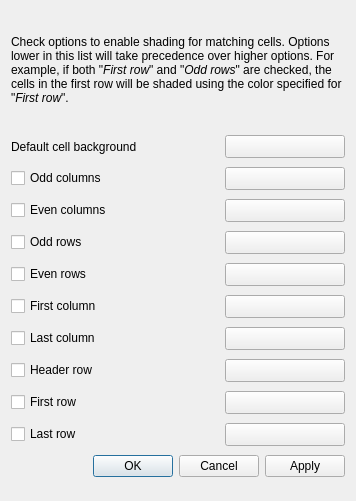
<?xml version="1.0" encoding="UTF-8"?>
<ui version="4.0">
 <class>QgsComposerTableBackgroundDialog</class>
 <widget class="QDialog" name="QgsComposerTableBackgroundDialog">
  <property name="geometry">
   <rect>
    <x>0</x>
    <y>0</y>
    <width>356</width>
    <height>501</height>
   </rect>
  </property>
  <property name="sizePolicy">
   <sizepolicy hsizetype="Expanding" vsizetype="Fixed">
    <horstretch>0</horstretch>
    <verstretch>0</verstretch>
   </sizepolicy>
  </property>
  <property name="windowTitle">
   <string>Table Background Colors</string>
  </property>
  <layout class="QGridLayout" name="gridLayout">
   <item row="14" column="0" colspan="2">
    <widget class="QCheckBox" name="mFirstRowCheckBox">
     <property name="text">
      <string>First row</string>
     </property>
    </widget>
   </item>
   <item row="13" column="0" colspan="2">
    <widget class="QCheckBox" name="mHeaderRowCheckBox">
     <property name="text">
      <string>Header row</string>
     </property>
    </widget>
   </item>
   <item row="15" column="2">
    <widget class="QgsColorButton" name="mLastRowColorButton">
     <property name="sizePolicy">
      <sizepolicy hsizetype="Fixed" vsizetype="Fixed">
       <horstretch>0</horstretch>
       <verstretch>0</verstretch>
      </sizepolicy>
     </property>
     <property name="minimumSize">
      <size>
       <width>120</width>
       <height>0</height>
      </size>
     </property>
     <property name="maximumSize">
      <size>
       <width>120</width>
       <height>16777215</height>
      </size>
     </property>
     <property name="text">
      <string/>
     </property>
    </widget>
   </item>
   <item row="7" column="2">
    <widget class="QgsColorButton" name="mEvenColumnsColorButton">
     <property name="sizePolicy">
      <sizepolicy hsizetype="Fixed" vsizetype="Fixed">
       <horstretch>0</horstretch>
       <verstretch>0</verstretch>
      </sizepolicy>
     </property>
     <property name="minimumSize">
      <size>
       <width>120</width>
       <height>0</height>
      </size>
     </property>
     <property name="maximumSize">
      <size>
       <width>120</width>
       <height>16777215</height>
      </size>
     </property>
     <property name="text">
      <string/>
     </property>
    </widget>
   </item>
   <item row="7" column="0" colspan="2">
    <widget class="QCheckBox" name="mEvenColumnsCheckBox">
     <property name="text">
      <string>Even columns</string>
     </property>
    </widget>
   </item>
   <item row="11" column="0" colspan="2">
    <widget class="QCheckBox" name="mFirstColumnCheckBox">
     <property name="text">
      <string>First column</string>
     </property>
    </widget>
   </item>
   <item row="10" column="0" colspan="2">
    <widget class="QCheckBox" name="mEvenRowsCheckBox">
     <property name="text">
      <string>Even rows</string>
     </property>
    </widget>
   </item>
   <item row="5" column="2">
    <widget class="QgsColorButton" name="mOddColumnsColorButton">
     <property name="sizePolicy">
      <sizepolicy hsizetype="Fixed" vsizetype="Fixed">
       <horstretch>0</horstretch>
       <verstretch>0</verstretch>
      </sizepolicy>
     </property>
     <property name="minimumSize">
      <size>
       <width>120</width>
       <height>0</height>
      </size>
     </property>
     <property name="maximumSize">
      <size>
       <width>120</width>
       <height>16777215</height>
      </size>
     </property>
     <property name="text">
      <string/>
     </property>
    </widget>
   </item>
   <item row="13" column="2">
    <widget class="QgsColorButton" name="mHeaderRowColorButton">
     <property name="sizePolicy">
      <sizepolicy hsizetype="Fixed" vsizetype="Fixed">
       <horstretch>0</horstretch>
       <verstretch>0</verstretch>
      </sizepolicy>
     </property>
     <property name="minimumSize">
      <size>
       <width>120</width>
       <height>0</height>
      </size>
     </property>
     <property name="maximumSize">
      <size>
       <width>120</width>
       <height>16777215</height>
      </size>
     </property>
     <property name="text">
      <string/>
     </property>
    </widget>
   </item>
   <item row="5" column="0" colspan="2">
    <widget class="QCheckBox" name="mOddColumnsCheckBox">
     <property name="text">
      <string>Odd columns</string>
     </property>
    </widget>
   </item>
   <item row="15" column="0" colspan="2">
    <widget class="QCheckBox" name="mLastRowCheckBox">
     <property name="text">
      <string>Last row</string>
     </property>
    </widget>
   </item>
   <item row="11" column="2">
    <widget class="QgsColorButton" name="mFirstColumnColorButton">
     <property name="sizePolicy">
      <sizepolicy hsizetype="Fixed" vsizetype="Fixed">
       <horstretch>0</horstretch>
       <verstretch>0</verstretch>
      </sizepolicy>
     </property>
     <property name="minimumSize">
      <size>
       <width>120</width>
       <height>0</height>
      </size>
     </property>
     <property name="maximumSize">
      <size>
       <width>120</width>
       <height>16777215</height>
      </size>
     </property>
     <property name="text">
      <string/>
     </property>
    </widget>
   </item>
   <item row="12" column="0" colspan="2">
    <widget class="QCheckBox" name="mLastColumnCheckBox">
     <property name="text">
      <string>Last column</string>
     </property>
    </widget>
   </item>
   <item row="3" column="0">
    <widget class="QLabel" name="label_2">
     <property name="text">
      <string>Default cell background</string>
     </property>
    </widget>
   </item>
   <item row="3" column="2">
    <widget class="QgsColorButton" name="mDefaultColorButton">
     <property name="sizePolicy">
      <sizepolicy hsizetype="Fixed" vsizetype="Fixed">
       <horstretch>0</horstretch>
       <verstretch>0</verstretch>
      </sizepolicy>
     </property>
     <property name="minimumSize">
      <size>
       <width>120</width>
       <height>0</height>
      </size>
     </property>
     <property name="maximumSize">
      <size>
       <width>120</width>
       <height>16777215</height>
      </size>
     </property>
     <property name="text">
      <string/>
     </property>
    </widget>
   </item>
   <item row="16" column="0" colspan="3">
    <widget class="QDialogButtonBox" name="buttonBox">
     <property name="orientation">
      <enum>Qt::Horizontal</enum>
     </property>
     <property name="standardButtons">
      <set>QDialogButtonBox::Apply|QDialogButtonBox::Cancel|QDialogButtonBox::Ok</set>
     </property>
    </widget>
   </item>
   <item row="14" column="2">
    <widget class="QgsColorButton" name="mFirstRowColorButton">
     <property name="sizePolicy">
      <sizepolicy hsizetype="Fixed" vsizetype="Fixed">
       <horstretch>0</horstretch>
       <verstretch>0</verstretch>
      </sizepolicy>
     </property>
     <property name="minimumSize">
      <size>
       <width>120</width>
       <height>0</height>
      </size>
     </property>
     <property name="maximumSize">
      <size>
       <width>120</width>
       <height>16777215</height>
      </size>
     </property>
     <property name="text">
      <string/>
     </property>
    </widget>
   </item>
   <item row="9" column="2">
    <widget class="QgsColorButton" name="mOddRowsColorButton">
     <property name="sizePolicy">
      <sizepolicy hsizetype="Fixed" vsizetype="Fixed">
       <horstretch>0</horstretch>
       <verstretch>0</verstretch>
      </sizepolicy>
     </property>
     <property name="minimumSize">
      <size>
       <width>120</width>
       <height>0</height>
      </size>
     </property>
     <property name="maximumSize">
      <size>
       <width>120</width>
       <height>16777215</height>
      </size>
     </property>
     <property name="text">
      <string/>
     </property>
    </widget>
   </item>
   <item row="9" column="0" colspan="2">
    <widget class="QCheckBox" name="mOddRowsCheckBox">
     <property name="text">
      <string>Odd rows</string>
     </property>
    </widget>
   </item>
   <item row="10" column="2">
    <widget class="QgsColorButton" name="mEvenRowsColorButton">
     <property name="sizePolicy">
      <sizepolicy hsizetype="Fixed" vsizetype="Fixed">
       <horstretch>0</horstretch>
       <verstretch>0</verstretch>
      </sizepolicy>
     </property>
     <property name="minimumSize">
      <size>
       <width>120</width>
       <height>0</height>
      </size>
     </property>
     <property name="maximumSize">
      <size>
       <width>120</width>
       <height>16777215</height>
      </size>
     </property>
     <property name="text">
      <string/>
     </property>
    </widget>
   </item>
   <item row="12" column="2">
    <widget class="QgsColorButton" name="mLastColumnColorButton">
     <property name="sizePolicy">
      <sizepolicy hsizetype="Fixed" vsizetype="Fixed">
       <horstretch>0</horstretch>
       <verstretch>0</verstretch>
      </sizepolicy>
     </property>
     <property name="minimumSize">
      <size>
       <width>120</width>
       <height>0</height>
      </size>
     </property>
     <property name="maximumSize">
      <size>
       <width>120</width>
       <height>16777215</height>
      </size>
     </property>
     <property name="text">
      <string/>
     </property>
    </widget>
   </item>
   <item row="2" column="0" colspan="3">
    <widget class="QLabel" name="label">
     <property name="sizePolicy">
      <sizepolicy hsizetype="Expanding" vsizetype="Fixed">
       <horstretch>0</horstretch>
       <verstretch>0</verstretch>
      </sizepolicy>
     </property>
     <property name="text">
      <string>&lt;html&gt;&lt;head/&gt;&lt;body&gt;&lt;p&gt;Check options to enable shading for matching cells. Options lower in this list will take precedence over higher options. For example, if both &amp;quot;&lt;span style=&quot; font-style:italic;&quot;&gt;First row&lt;/span&gt;&amp;quot; and &amp;quot;&lt;span style=&quot; font-style:italic;&quot;&gt;Odd rows&lt;/span&gt;&amp;quot; are checked, the cells in the first row will be shaded using the color specified for &amp;quot;&lt;span style=&quot; font-style:italic;&quot;&gt;First row&lt;/span&gt;&amp;quot;.&lt;/p&gt;&lt;/body&gt;&lt;/html&gt;</string>
     </property>
     <property name="wordWrap">
      <bool>true</bool>
     </property>
    </widget>
   </item>
  </layout>
 </widget>
 <customwidgets>
  <customwidget>
   <class>QgsColorButton</class>
   <extends>QToolButton</extends>
   <header>qgscolorbutton.h</header>
   <container>1</container>
  </customwidget>
 </customwidgets>
 <tabstops>
  <tabstop>mDefaultColorButton</tabstop>
  <tabstop>mOddColumnsCheckBox</tabstop>
  <tabstop>mOddColumnsColorButton</tabstop>
  <tabstop>mEvenColumnsCheckBox</tabstop>
  <tabstop>mEvenColumnsColorButton</tabstop>
  <tabstop>mOddRowsCheckBox</tabstop>
  <tabstop>mOddRowsColorButton</tabstop>
  <tabstop>mEvenRowsCheckBox</tabstop>
  <tabstop>mEvenRowsColorButton</tabstop>
  <tabstop>mFirstColumnCheckBox</tabstop>
  <tabstop>mFirstColumnColorButton</tabstop>
  <tabstop>mLastColumnCheckBox</tabstop>
  <tabstop>mLastColumnColorButton</tabstop>
  <tabstop>mHeaderRowCheckBox</tabstop>
  <tabstop>mHeaderRowColorButton</tabstop>
  <tabstop>mFirstRowCheckBox</tabstop>
  <tabstop>mFirstRowColorButton</tabstop>
  <tabstop>mLastRowCheckBox</tabstop>
  <tabstop>mLastRowColorButton</tabstop>
 </tabstops>
 <resources/>
 <connections>
  <connection>
   <sender>mOddColumnsCheckBox</sender>
   <signal>toggled(bool)</signal>
   <receiver>mOddColumnsColorButton</receiver>
   <slot>setEnabled(bool)</slot>
   <hints>
    <hint type="sourcelabel">
     <x>54</x>
     <y>145</y>
    </hint>
    <hint type="destinationlabel">
     <x>292</x>
     <y>137</y>
    </hint>
   </hints>
  </connection>
  <connection>
   <sender>mEvenColumnsCheckBox</sender>
   <signal>toggled(bool)</signal>
   <receiver>mEvenColumnsColorButton</receiver>
   <slot>setEnabled(bool)</slot>
   <hints>
    <hint type="sourcelabel">
     <x>42</x>
     <y>171</y>
    </hint>
    <hint type="destinationlabel">
     <x>296</x>
     <y>180</y>
    </hint>
   </hints>
  </connection>
  <connection>
   <sender>mOddRowsCheckBox</sender>
   <signal>toggled(bool)</signal>
   <receiver>mOddRowsColorButton</receiver>
   <slot>setEnabled(bool)</slot>
   <hints>
    <hint type="sourcelabel">
     <x>77</x>
     <y>209</y>
    </hint>
    <hint type="destinationlabel">
     <x>359</x>
     <y>208</y>
    </hint>
   </hints>
  </connection>
  <connection>
   <sender>mEvenRowsCheckBox</sender>
   <signal>toggled(bool)</signal>
   <receiver>mEvenRowsColorButton</receiver>
   <slot>setEnabled(bool)</slot>
   <hints>
    <hint type="sourcelabel">
     <x>89</x>
     <y>230</y>
    </hint>
    <hint type="destinationlabel">
     <x>309</x>
     <y>235</y>
    </hint>
   </hints>
  </connection>
  <connection>
   <sender>mFirstColumnCheckBox</sender>
   <signal>toggled(bool)</signal>
   <receiver>mFirstColumnColorButton</receiver>
   <slot>setEnabled(bool)</slot>
   <hints>
    <hint type="sourcelabel">
     <x>80</x>
     <y>254</y>
    </hint>
    <hint type="destinationlabel">
     <x>308</x>
     <y>265</y>
    </hint>
   </hints>
  </connection>
  <connection>
   <sender>mLastColumnCheckBox</sender>
   <signal>toggled(bool)</signal>
   <receiver>mLastColumnColorButton</receiver>
   <slot>setEnabled(bool)</slot>
   <hints>
    <hint type="sourcelabel">
     <x>94</x>
     <y>290</y>
    </hint>
    <hint type="destinationlabel">
     <x>300</x>
     <y>290</y>
    </hint>
   </hints>
  </connection>
  <connection>
   <sender>mHeaderRowCheckBox</sender>
   <signal>toggled(bool)</signal>
   <receiver>mHeaderRowColorButton</receiver>
   <slot>setEnabled(bool)</slot>
   <hints>
    <hint type="sourcelabel">
     <x>67</x>
     <y>323</y>
    </hint>
    <hint type="destinationlabel">
     <x>283</x>
     <y>316</y>
    </hint>
   </hints>
  </connection>
  <connection>
   <sender>mFirstRowCheckBox</sender>
   <signal>toggled(bool)</signal>
   <receiver>mFirstRowColorButton</receiver>
   <slot>setEnabled(bool)</slot>
   <hints>
    <hint type="sourcelabel">
     <x>59</x>
     <y>349</y>
    </hint>
    <hint type="destinationlabel">
     <x>283</x>
     <y>352</y>
    </hint>
   </hints>
  </connection>
  <connection>
   <sender>mLastRowCheckBox</sender>
   <signal>toggled(bool)</signal>
   <receiver>mLastRowColorButton</receiver>
   <slot>setEnabled(bool)</slot>
   <hints>
    <hint type="sourcelabel">
     <x>78</x>
     <y>381</y>
    </hint>
    <hint type="destinationlabel">
     <x>293</x>
     <y>386</y>
    </hint>
   </hints>
  </connection>
 </connections>
</ui>
